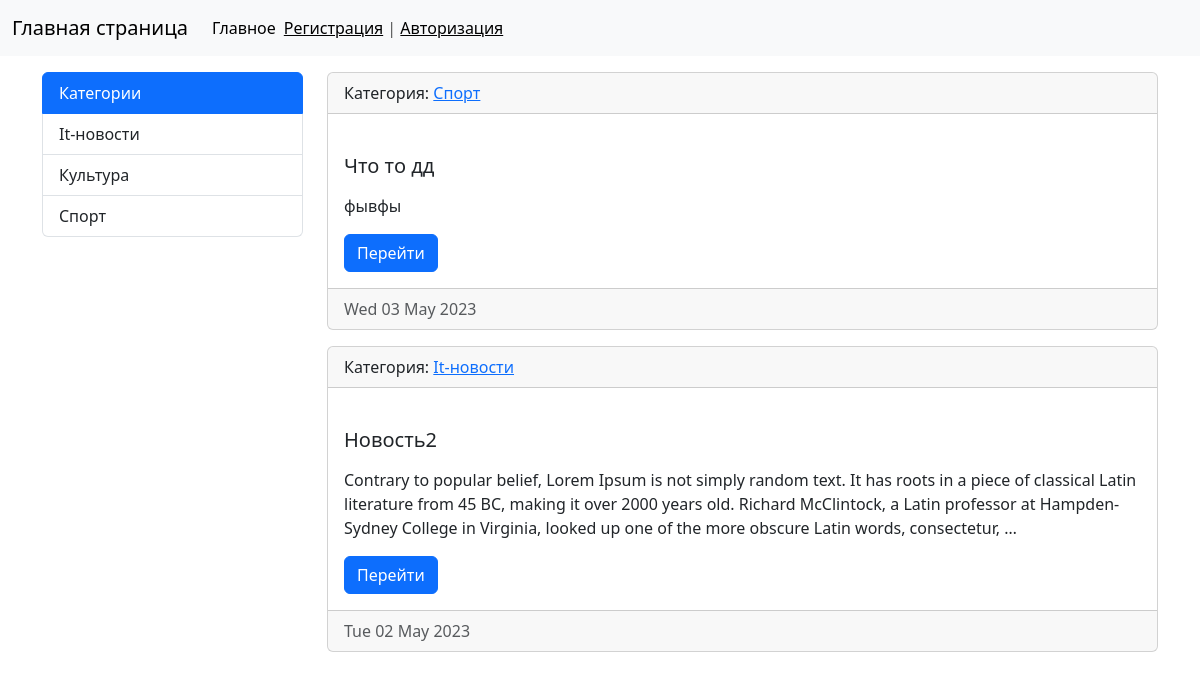
The page / on the database its author committed.
### news/models.py (models this page shows, shortened)
class Category(models.Model):
    name_category = models.CharField(max_length=150, db_index=True, verbose_name="Наименование категории")
    def get_absolute_url(self):
        return reverse('category', kwargs={"category_id": self.pk})
    def __str__(self):
        return self.name_category
    class Meta:
        verbose_name = "Категория"
        verbose_name_plural = "Категории"
        ordering = ["name_category"]

class News(models.Model):
    title = models.CharField(max_length=150, verbose_name="Наименование")
    content = models.TextField(blank=True, verbose_name="Контент")
    created_at = models.DateTimeField(auto_now_add=True, verbose_name="Дата публикации")
    updated_at = models.DateTimeField(auto_now=True, verbose_name="Обновлено")
    photo = models.ImageField(upload_to="photos/%Y/%m/%d", verbose_name="Фото", blank=True)
    is_public = models.BooleanField(default=True, verbose_name="Опубликовано")
    category = models.ForeignKey(Category, on_delete=models.PROTECT, null=True, verbose_name="Категория")
    def get_absolute_url(self):
        return reverse('view_news', kwargs={"pk": self.pk})
    class Meta:
        verbose_name = "Новость"
        verbose_name_plural = "Новости"
        ordering = ["-created_at"]

### news/views.py (the view)
# urls.py: path('', HomeNews.as_view(), name='home'),
class HomeNews(ListView):
    model = News
    template_name = 'news/home_news_list.html'
    context_object_name = 'news'
    paginate_by = 2
    def get_context_data(self, *, object_list=None, **kwargs):
        context = super().get_context_data(**kwargs)
        context['title'] = 'Главная страница'
        return context
    def get_queryset(self):
        return News.objects.filter(is_public=True)

### news/templatetags/news_tags.py (called while the page is built)
@register.inclusion_tag('news/list_categories.html')
def show_category():
    categories = Category.objects.all()
    return {"categories": categories}

### news/templates/news/home_news_list.html (shortened to what this page needs)
{% extends 'base.html' %}
{% block sidebar %}
    {% include 'inc/_sidebar.html' %}
{% endblock %}
{% block content %}
{% for item in news %}
<div class="card mb-3">
    <div class="card-header">
        Категория: <a href="{{ item.get_absolute_url.get_absolute_url }}">{{ item.category }}</a>
    </div>
    <div class="card-body">
        <div class="media">
            <div class="media-body">
                <h5 class="card-title">{{item.title}}</h5>
                <p class="card-text">{{ item.content|linebreaks|truncatewords:50 }}</p>
                <a href="{{ item.get_absolute_url }}" class="btn btn-primary">Перейти</a>
            </div>
        </div>
    </div>
    <div class="card-footer text-body-secondary">
        {{ item.created_at|date:"D d M Y" }}
    </div>
</div>
{% endfor %}
{% endblock %}

### templates/base.html (shortened to what this page needs)
<!doctype html>
<html lang="en">
  <head>
    <link href="https://cdn.jsdelivr.net/npm/bootstrap@5.3.0-alpha3/dist/css/bootstrap.min.css" rel="stylesheet">
  </head>
  <body>
    {% include 'inc/_nav.html' %}
    <div class="container mt-3">
        <div class="row">
            <div class="col-md-3">
                {% block sidebar %} SIDEBAR {% endblock %}
            </div>
            <div class="col-md-9">
                {% block content %} CONTENT {% endblock %}
            </div>
        </div>
    </div>
  </body>
</html>

### templates/inc/_nav.html (shortened to what this page needs)
<nav class="navbar navbar-expand-lg bg-body-tertiary">
  <div class="container-fluid">
    <a class="navbar-brand" href="#">{{ title }}</a>
    <div class="collapse navbar-collapse" id="navbarSupportedContent">
      <ul class="navbar-nav me-auto mb-2 mb-lg-0">
        <li class="nav-item">
          <a class="nav-link active" aria-current="page" href="{% url 'home' %}">Главное</a>
        </li>
        <span class="navbar-text">
          {% if request.user.is_authenticated %}
            Добро пожаловать {{ user.username }} | <a href="{% url 'logout' %}">Выход</a>
          {% else %}
            <a href="{% url 'register' %}">Регистрация</a> | <a href="{% url 'login'   %}">Авторизация</a>
          {% endif %}
        </span>
      </ul>
    </div>
  </div>
</nav>

### templates/inc/_sidebar.html (shortened to what this page needs)
{% load news_tags%}
{% show_category %}

### news/templates/news/list_categories.html
{% load news_tags%}
<div class="list-group">
    <a href="/" class="list-group-item list-group-item-action active" aria-current="true">
        Категории
    </a>
    {% for category in categories %}
    <a href="{{ category.get_absolute_url}}"
       class="list-group-item list-group-item-action">{{category.name_category}}</a>
    {% endfor %}
</div>

### rows shown on the page
Category: name_category "It-новости"
Category: name_category "Культура"
Category: name_category "Спорт"
News: category "Спорт", title "Что то дд", content "фывфы", created_at "Wed 03 May 2023"
News: category "It-новости", title "Новость2", content "Contrary to popular belief, Lorem Ipsum is not simply random text. It has roots in a piece of classical Latin literature from 45 BC, making it over 2000 years old. Richard McClintock, a Latin professor at Hampden-Sydney College in Virginia, looked up one of the more obscure Latin words, consectetur, …", created_at "Tue 02 May 2023"

### other values the page prints
{{ title }} "Главная страница"
